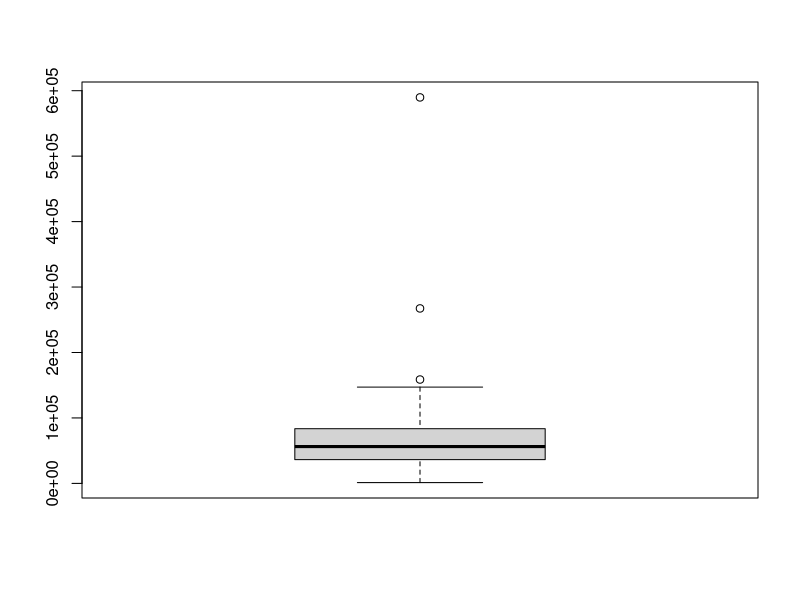
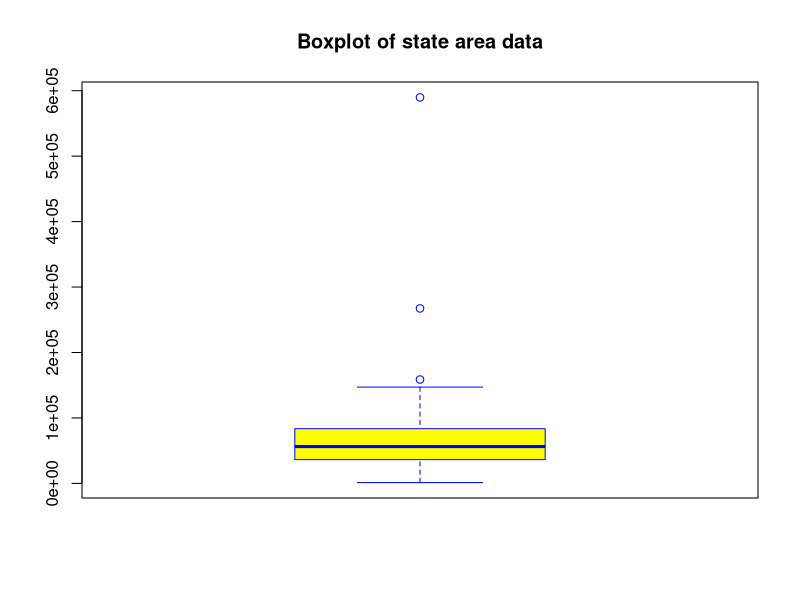
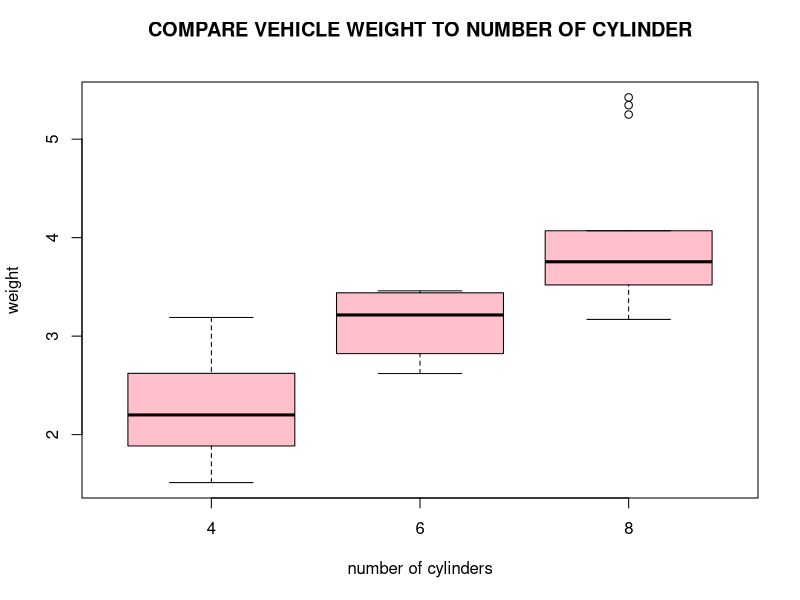
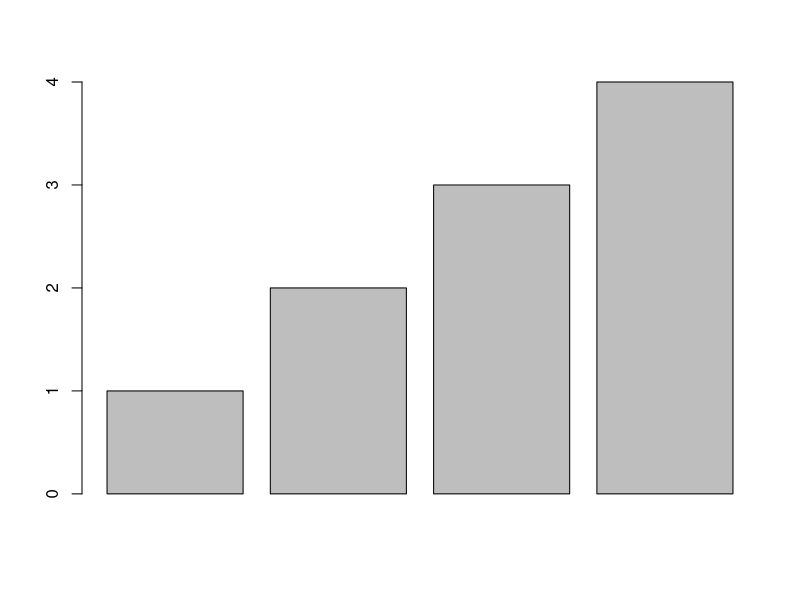
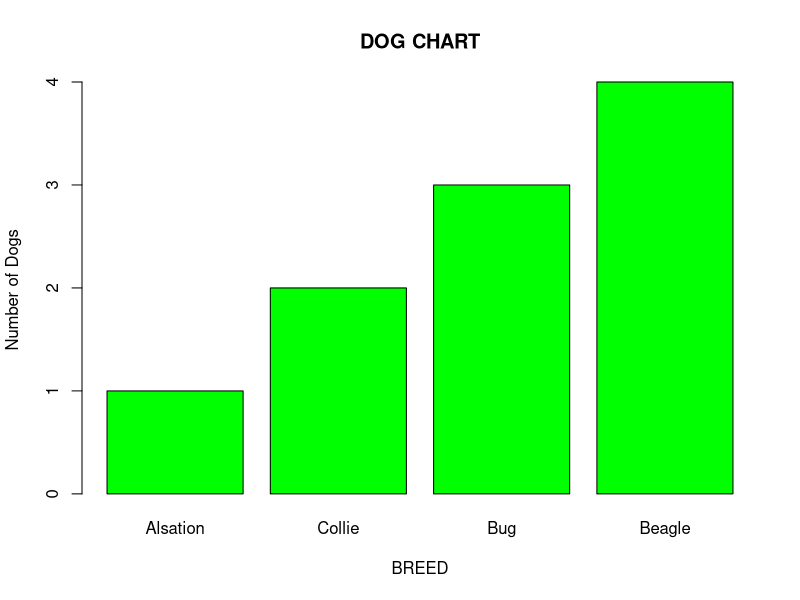
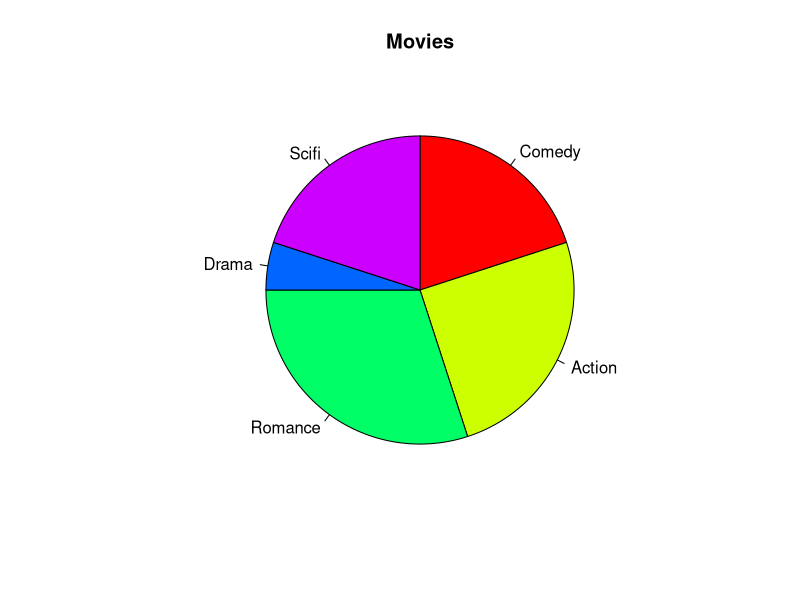

Generate these figures, in order, with R:
options(prompt = "R>")
#Lecture 4 demo1

boxplot(state.area) # simple boxplot

#improved boxplot of state area
boxplot(state.area, col = "YELLOW", border = "BLUE", main = "Boxplot of state area data")

options(scipen = 999) # turns off scientific notation

#side by side boxplots

library(datasets)
View(mtcars) # or print(mtcars)

boxplot(wt~cyl, data = mtcars, main = toupper("compare vehicle weight to number of cylinder
                                              "),xlab = "number of cylinders", ylab= "weight", col = "pink")
#  Notice cyl ion yaxis, hence y~x, top black line is maximum, 
#bottom of red is q1, top of red is q3, median is middle black thick line

#Charting qualitative data : bar chart

dogs <- c(1,2,3,4) # popularity ratings with respective to breed
barplot(dogs)
breed_name <- c("Alsation", "Collie", "Bug", "Beagle") # breed names
barplot(dogs,names.arg = breed_name, xlab = "BREED", ylab = "Number of Dogs",
        col = "GREEN", main = toupper("doG CHART"), border = 'BLACK')

#Charting qualtitative data, pie chart

x <- c(4,5,6,1,4)
labels <- c("Comedy", "Action", "Romance", "Drama", "Scifi")
pie(x, labels, radius = 0.8, main = "Movies", col = rainbow(length(x)), clockwise = TRUE)

# MATRICES LECTURE 4 DEMO 2

y <- matrix(1:20, nrow = 5, ncol = 4,byrow = FALSE) 
#byrow=false is defauklt
y
class(y)
y[,3] # third column of matrix

y[2:4,1:3] # rows 2,3,4 of column 1,2,3

dim(y) # the dimensions of a matrix, Row by column .5 rows 4 columns

#Matrix lecture 4 demo 3
HEC  <- c(32,11,10,3,53,50,25,15,3,30,5,8)
#Construct the matrix
HairEyeColor <- matrix(HEC,nrow=3,ncol=4,byrow= TRUE)
HairEyeColor

#aDD ROW NAEMS AND COLUMN NAMES
rnames <- c("Black hair", "Brown hair", "Blonde Hair")
cnames <- c("Brown eyes", "Blue eyes", "Hazel eyes", "Green eyes")
HairEyeColor <- matrix(HEC, nrow = 3, ncol = 4, byrow= TRUE, dimnames = list(rnames,cnames))
HairEyeColor

#Determine how many people with blonde hair have blue eyes
#Selecrt rows 3 and column 2
HairEyeColor[3,2]

#sum rows, sum columns
addmargins(HairEyeColor) # sums row and columns
HairEyeColor

#give this matrix a name
HairEyeColor <- addmargins(HairEyeColor)
HairEyeColor
HairEyeColor[4,5]